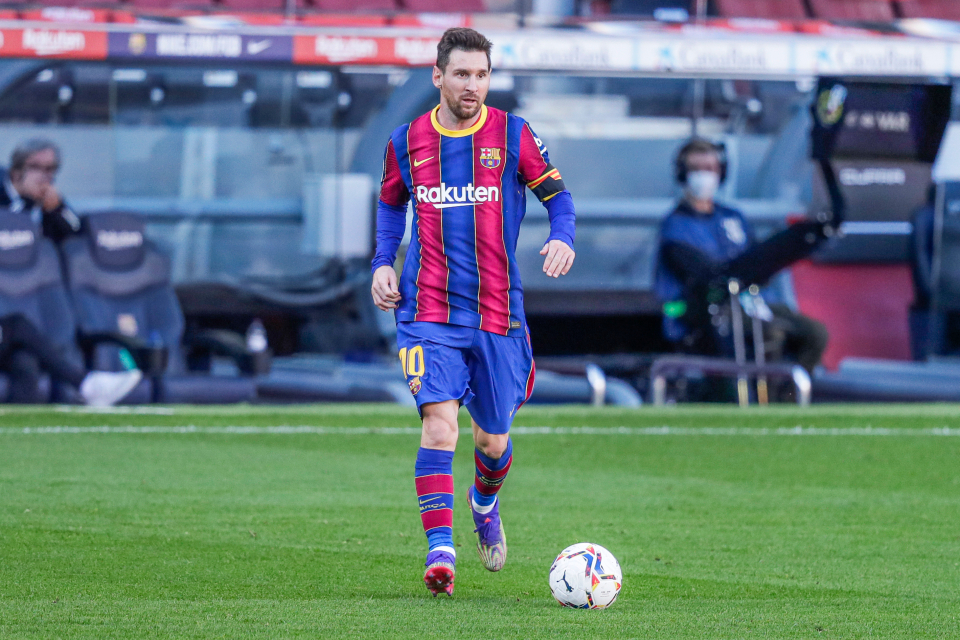
#> input picture images/Lionel-Messi.jpg, 960 x 640 px, given in place of the camera
$ python morphological_transformations.py
#> lines starting #> are read from the running program, lines starting #| are printed output that depends on the picture; after the words box and inside, x2 and y2 are one past the last pixel; in counts of white or black regions, pixels touching at a corner belong together
import cv2
import numpy as np

cap = cv2.VideoCapture(1)

# Normalizes an hsv from [359, 100, 100] to [179, 255, 255]
def normalize(hsv_array):
    hsv_array[0] = (hsv_array[0] / 359) * 179
    hsv_array[1] = (hsv_array[1] / 100) * 255
    hsv_array[2] = (hsv_array[2] / 100) * 255

    return hsv_array


lower_red = np.array([84, 51, 43])
upper_red = np.array([106, 155, 255])

print(lower_red)
print(upper_red)


while True:
    _, frame = cap.read()
#> frame is the input picture: shape (640, 960, 3); mean B, G, R 122.1, 119.3, 99.5
    hsv = cv2.cvtColor(frame, cv2.COLOR_BGR2HSV)
#> hsv: shape (640, 960, 3); mean H, S, V 95.1, 118.8, 150.2

    # hsv limits in opencv are 0-179 for hue, 0-255 for saturation and value


    mask = cv2.inRange(hsv, lower_red, upper_red)
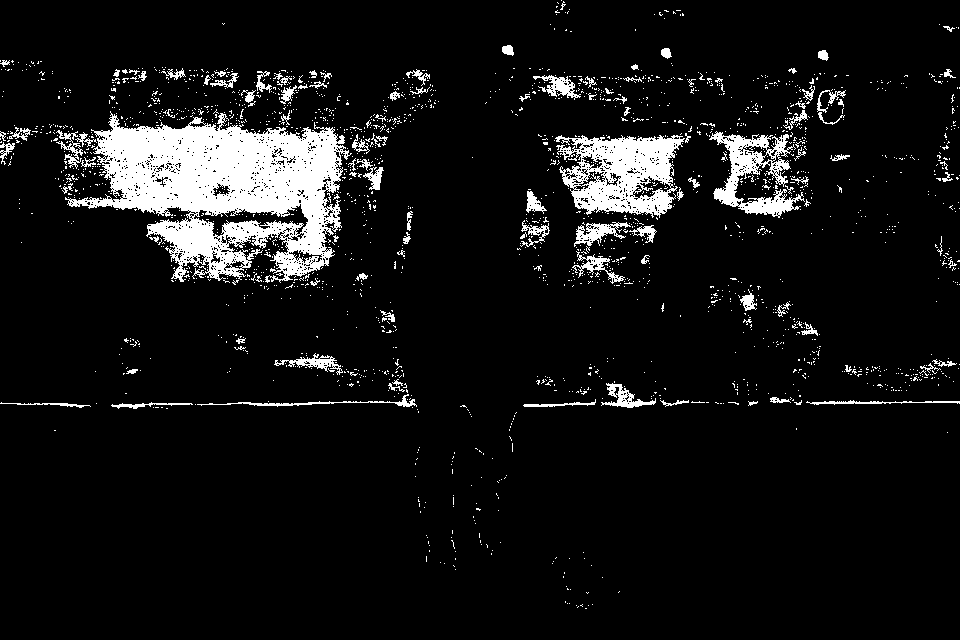
#> mask: shape (640, 960); 8.1% white; 2037 white regions (1924 under 20 px), largest, box (x1, y1, x2, y2) and area: (65, 111, 352, 283) 25335, (555, 135, 685, 218) 6463, (709, 131, 805, 218) 3138
    res = cv2.bitwise_and(frame, frame, mask=mask)
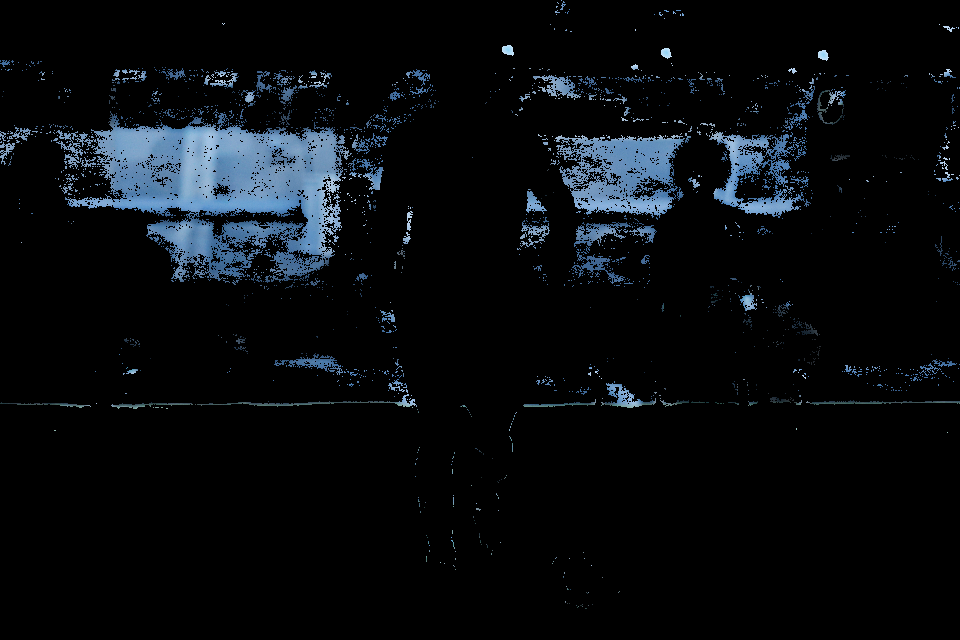
#> res: shape (640, 960, 3); mean B, G, R 14.4, 11.3, 8.2

    kernel = np.ones((5, 5), np.uint8)
    erosion = cv2.erode(mask, kernel, iterations=1)
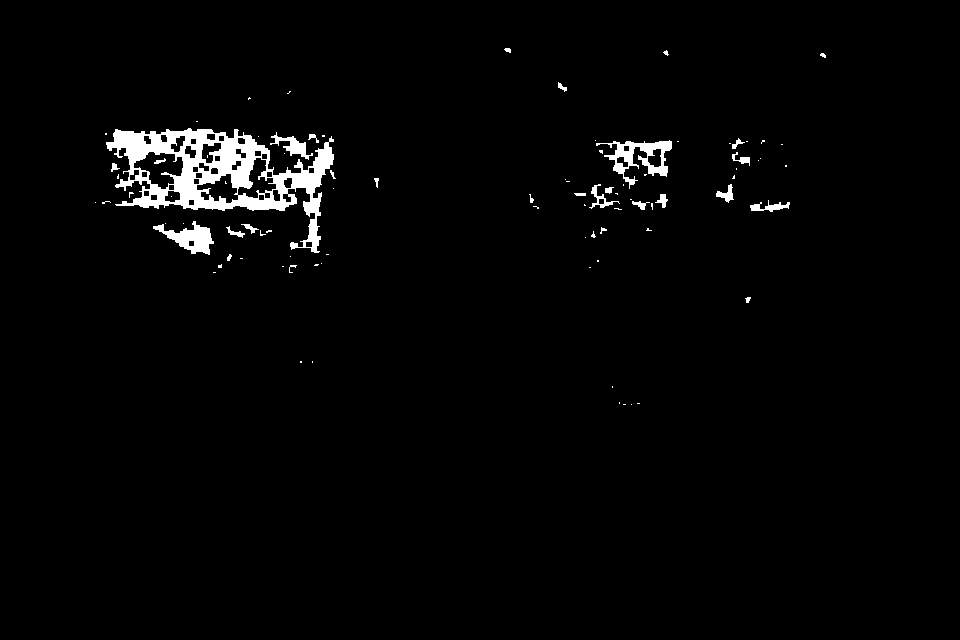
#> erosion: shape (640, 960); 2.2% white; 90 white regions (62 under 20 px), largest, box (x1, y1, x2, y2) and area: (106, 128, 334, 253) 9363, (596, 140, 672, 189) 1230, (153, 221, 214, 255) 909
    dilation = cv2.dilate(mask, kernel, iterations=1)
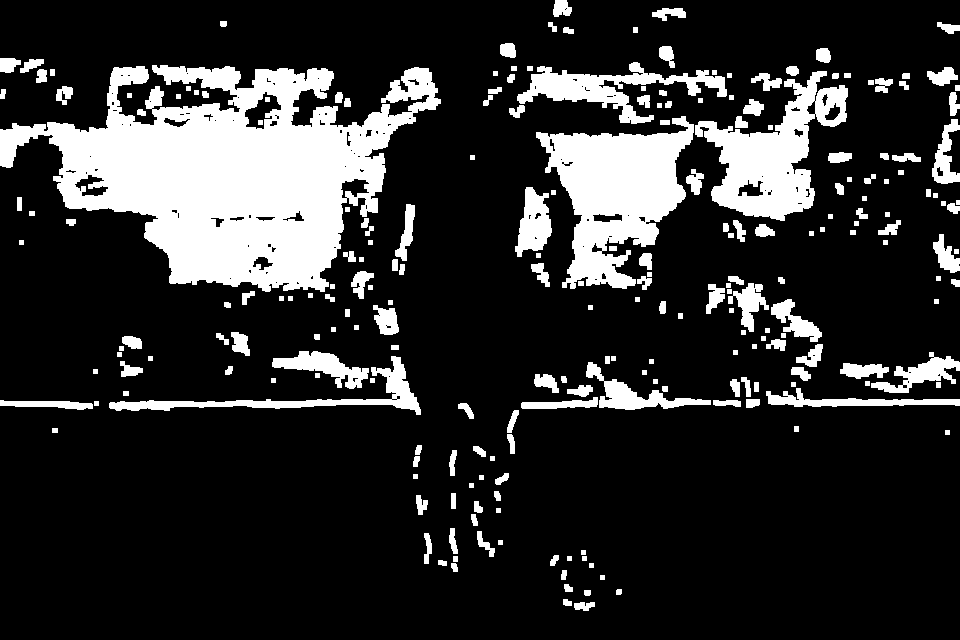
#> dilation: shape (640, 960); 18.2% white; 234 white regions, largest, box (x1, y1, x2, y2) and area: (0, 65, 441, 292) 50814, (536, 116, 694, 289) 14296, (695, 71, 848, 221) 9702

    # opening is removing false positives (stuff being detected that shouldn't be)
    opening = cv2.morphologyEx(mask, cv2.MORPH_OPEN, kernel)
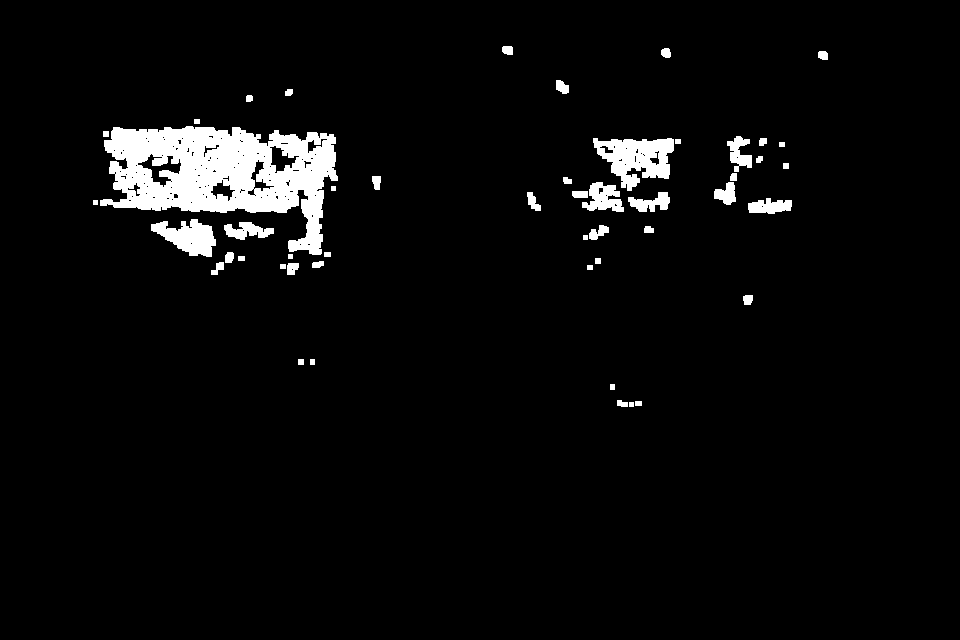
#> opening: shape (640, 960); 4.2% white; 49 white regions, largest, box (x1, y1, x2, y2) and area: (100, 126, 338, 255) 16354, (593, 138, 674, 191) 2484, (151, 219, 216, 257) 1435
    # closing is removing false negatives (stuff not being detected that should be)
    closing = cv2.morphologyEx(mask, cv2.MORPH_CLOSE, kernel)
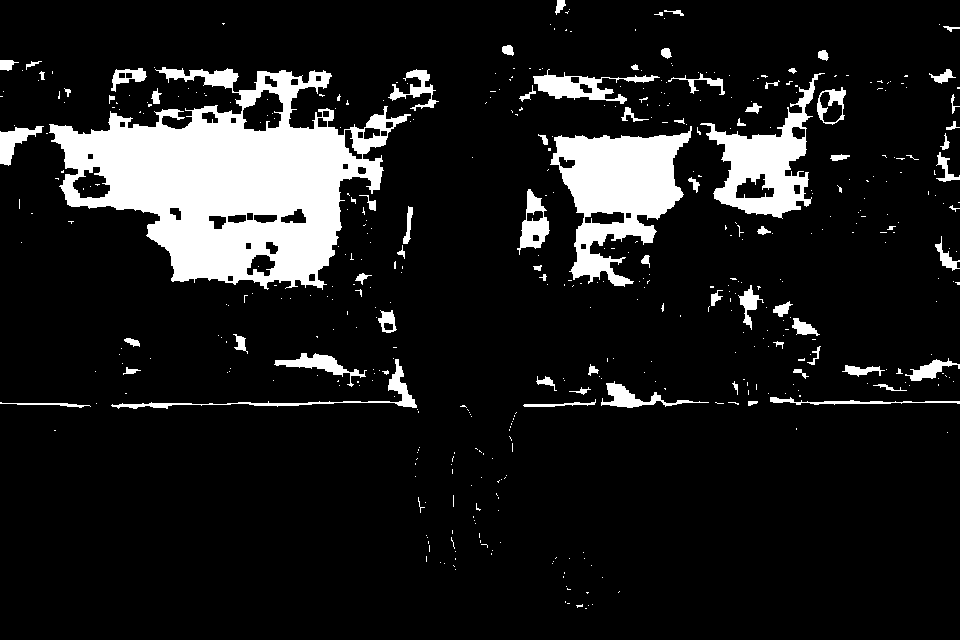
#> closing: shape (640, 960); 11.7% white; 479 white regions (402 under 20 px), largest, box (x1, y1, x2, y2) and area: (49, 67, 411, 290) 38913, (550, 126, 692, 287) 11343, (700, 73, 825, 219) 6258

    # Useful for future operations
    # tophat, difference between input and opening
    # blackhat, difference between closing and the input image


    # cv2.imshow('frame', frame)
    cv2.imshow('res', res)
    cv2.imshow('frame', frame)
    cv2.imshow('opening', opening)
    cv2.imshow('closing', closing)


    # escape key
    k = cv2.waitKey(5) & 0xFF
#> (key Esc is pressed here)
    if k == 27:
        break

cv2.destroyAllWindows()
cap.release()
